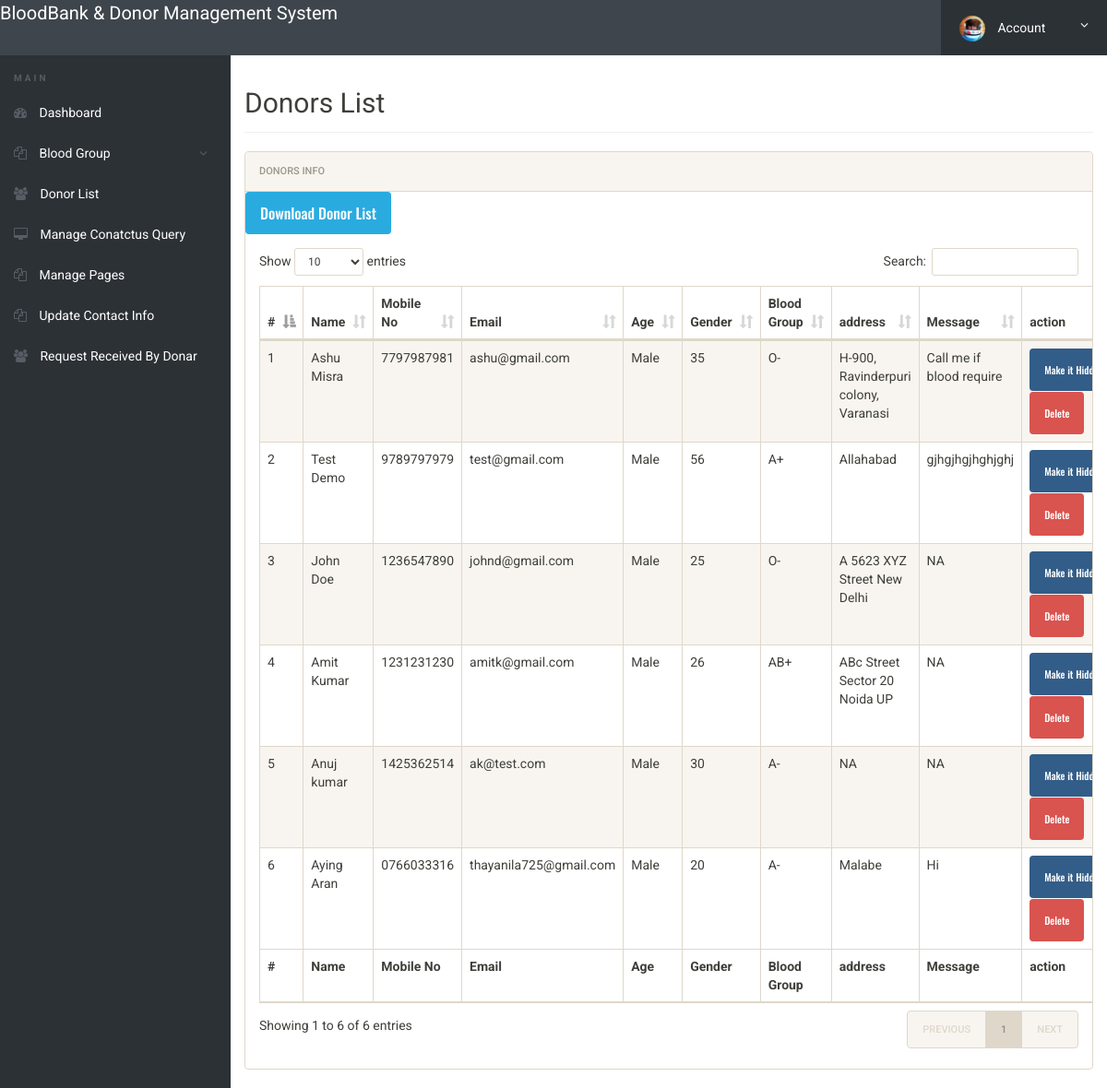
The app's page /bbdms/admin/donor-list.php (signed in) with its own data.
### tables this page shows
CREATE TABLE `tblblooddonars` (
  `id` int(11) NOT NULL,
  `FullName` varchar(100) DEFAULT NULL,
  `MobileNumber` char(11) DEFAULT NULL,
  `EmailId` varchar(100) DEFAULT NULL,
  `Gender` varchar(20) DEFAULT NULL,
  `Age` int(11) DEFAULT NULL,
  `BloodGroup` varchar(20) DEFAULT NULL,
  `Address` varchar(255) DEFAULT NULL,
  `Message` mediumtext DEFAULT NULL,
  `PostingDate` timestamp NOT NULL DEFAULT current_timestamp(),
  `status` int(1) DEFAULT NULL,
  `Password` varchar(250) DEFAULT NULL
);

### bbdms/admin/donor-list.php (the view, shortened to what this page needs)
<?php
include('includes/config.php');
if(strlen($_SESSION['alogin'])==0)
	{
header('location:index.php');
}
else{
 ?>
<!doctype html>
<html lang="en" class="no-js">
<head>
	<link rel="stylesheet" href="css/font-awesome.min.css">
	<link rel="stylesheet" href="css/bootstrap.min.css">
	<link rel="stylesheet" href="css/dataTables.bootstrap.min.css">
	<link rel="stylesheet" href="css/bootstrap-social.css">
	<link rel="stylesheet" href="css/bootstrap-select.css">
	<link rel="stylesheet" href="css/fileinput.min.css">
	<link rel="stylesheet" href="css/awesome-bootstrap-checkbox.css">
	<link rel="stylesheet" href="css/style.css">
</head>
<body>
	<?php include('includes/header.php');?>
	<div class="ts-main-content">
		<?php include('includes/leftbar.php');?>
		<div class="content-wrapper">
			<div class="container-fluid">
				<div class="row">
					<div class="col-md-12">
						<h2 class="page-title">Donors List</h2>
						<div class="panel panel-default">
							<div class="panel-heading">Donors Info</div>
								<a href="download-records.php" style="font-size:16px;" class="btn btn-info">Download Donor List</a>
							<div class="panel-body">
								<table id="zctb" class="display table table-striped table-bordered table-hover" cellspacing="0" width="100%">
									<thead>
										<tr>
										<th>#</th>
											<th>Name</th>
											<th>Mobile No</th>
											<th>Email</th>
											<th>Age</th>
											<th>Gender</th>
											<th>Blood Group</th>
											<th>address</th>
											<th>Message </th>
											<th>action </th>
										</tr>
									</thead>
									<tfoot>
										<tr>
										<th>#</th>
										<th>Name</th>
											<th>Mobile No</th>
											<th>Email</th>
											<th>Age</th>
											<th>Gender</th>
											<th>Blood Group</th>
											<th>address</th>
											<th>Message </th>
											<th>action </th>
										</tr>
									</tfoot>
									<tbody>
<?php $sql = "SELECT * from  tblblooddonars ";
$query = $dbh -> prepare($sql);
$query->execute();
$results=$query->fetchAll(PDO::FETCH_OBJ);
$cnt=1;
if($query->rowCount() > 0)
{
foreach($results as $result)
{				?>
										<tr>
											<td><?php echo htmlentities($cnt);?></td>
											<td><?php echo htmlentities($result->FullName);?></td>
											<td><?php echo htmlentities($result->MobileNumber);?></td>
											<td><?php echo htmlentities($result->EmailId);?></td>
											<td><?php echo htmlentities($result->Gender);?></td>
											<td><?php echo htmlentities($result->Age);?></td>
											<td><?php echo htmlentities($result->BloodGroup);?></td>
											<td><?php echo htmlentities($result->Address);?></td>
											<td><?php echo htmlentities($result->Message);?></td>
										<td>
<?php if($result->status==1)
{?>
<a href="donor-list.php?hidden=<?php echo htmlentities($result->id);?>" onclick="return confirm('Do you really want to hiidden this detail')" class="btn btn-primary"> Make it Hidden</a>
<?php } else {?>
<a href="donor-list.php?public=<?php echo htmlentities($result->id);?>" onclick="return confirm('Do you really want to Public this detail')" class="btn btn-primary"> Make it Public</a>
<?php } ?>
<a href="donor-list.php?del=<?php echo htmlentities($result->id);?>" onclick="return confirm('Do you really want to delete this record')" class="btn btn-danger" style="margin-top:1%;"> Delete</a>
</td>
										</tr>
										<?php $cnt=$cnt+1; }} ?>
									</tbody>
								</table>
							</div>
						</div>
					</div>
				</div>
			</div>
		</div>
	</div>
</body>
</html>
<?php } ?>

### bbdms/admin/css/style.css (style rules this page uses)
html { font-size: 14px; }
@media only screen and (min-width: 480px) { html { font-size: 17px; } }
@media only screen and (min-width: 768px) { html { font-size: 14px; } }
body { font-size: 1em; }
a { color: #37a6c4; }
.btn { font-family: 'Oswald', sans-serif; }
.panel { overflow: hidden; }
.btn { text-transform: none; }
.page-title { padding-bottom: 15px; margin-bottom: 20px; border-bottom: 1px solid #f0f0f0; }
.ts-main-content .content-wrapper { padding-top: 15px; margin-top: 60px; }
@media only screen and (min-width: 992px) { .ts-main-content .content-wrapper { margin-left: 250px; } }

### records on screen
tblblooddonars: FullName "Ashu Misra", MobileNumber "7797987981", EmailId "ashu@gmail.com", Gender "Male", Age "35", BloodGroup "O-", Address "H-900, Ravinderpuri colony, Varanasi", Message "Call me if blood require"
tblblooddonars: FullName "Test Demo", MobileNumber "9789797979", EmailId "test@gmail.com", Gender "Male", Age "56", BloodGroup "A+", Address "Allahabad", Message "gjhgjhgjhghjghj"
tblblooddonars: FullName "John Doe", MobileNumber "1236547890", EmailId "johnd@gmail.com", Gender "Male", Age "25", BloodGroup "O-", Address "A 5623 XYZ Street New Delhi", Message "NA"
tblblooddonars: FullName "Amit Kumar", MobileNumber "1231231230", EmailId "amitk@gmail.com", Gender "Male", Age "26", BloodGroup "AB+", Address "ABc Street Sector 20 Noida UP", Message "NA"
tblblooddonars: FullName "Anuj kumar", MobileNumber "1425362514", EmailId "ak@test.com", Gender "Male", Age "30", BloodGroup "A-", Address "NA", Message "NA"
tblblooddonars: FullName "Aying Aran", MobileNumber "0766033316", EmailId "thayanila725@gmail.com", Gender "Male", Age "20", BloodGroup "A-", Address "Malabe", Message "Hi"
